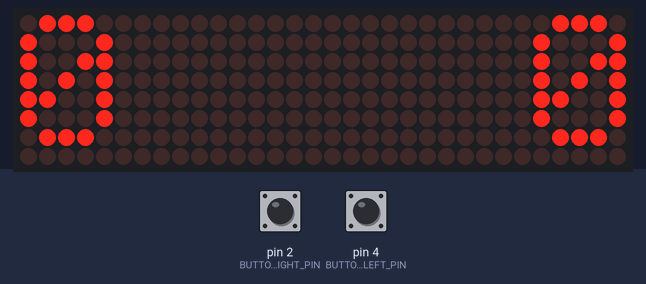
Bench run of a sketch on a simulated Arduino Uno, built with avr-gcc and run on an emulated ATmega328P. Shown: 32×8 LED matrix. The inputs (shaded band) are chosen by the test bench; at power-on: pin 2 (BUTTON_RIGHT_PIN) LOW, pin 4 (BUTTON_LEFT_PIN) LOW.

Above: at 1.2 s.
1.3 s: pin 2 (BUTTON_RIGHT_PIN) pulled HIGH for 0.15 s
At 2.5 s:
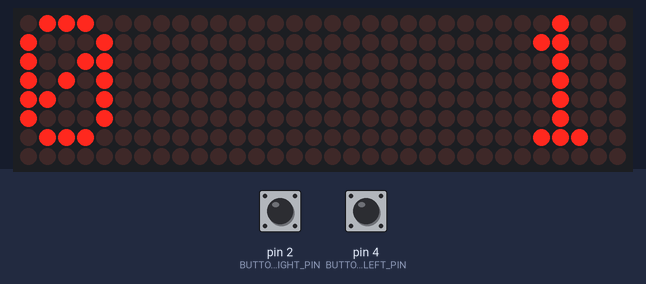
3.2 s: pin 4 (BUTTON_LEFT_PIN) pulled HIGH for 0.15 s
At 3.9 s:
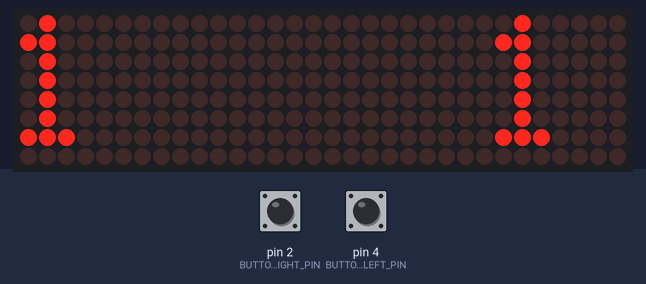
5.1 s: pin 2 (BUTTON_RIGHT_PIN) pulled HIGH for 1 s
At 6.3 s:
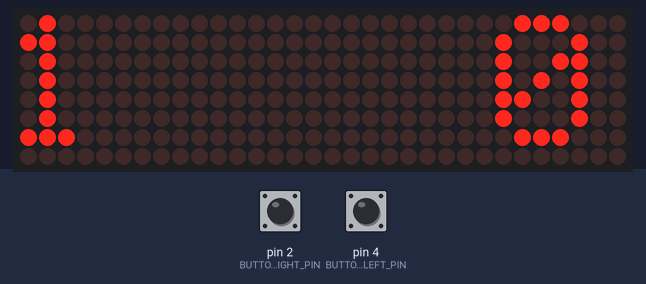
7.6 s: pin 4 (BUTTON_LEFT_PIN) pulled HIGH for 0.15 s
At 8.5 s:
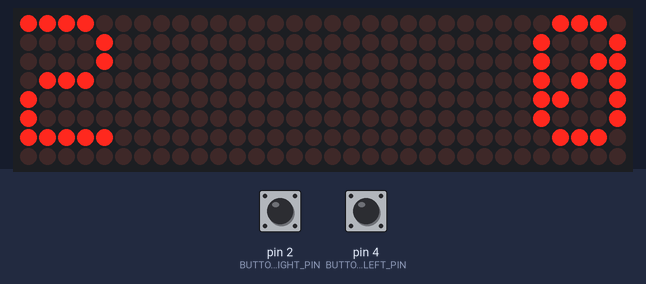
Timing chart, 0 to 10.5 s (numbered marks = the images above; inputs shaded):
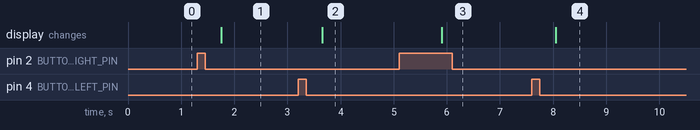

The sketch:

max7219_scoreboard.ino
```cpp
#include "src/logic.h"

void setup()
{
  score_init();
}

void loop()
{
  score_loop();
}
```

logic.cpp
```cpp
// Use the MD_MAX72XX library to Print some text on the display
//
// Demonstrates the use of the library to print text.
//
// User can enter text on the serial monitor and this will display as a
// message on the display.

#include "logic.h"
#include <MD_MAX72xx.h>
//#include <SPI.h>

//#define  PRINT(s, v) { Serial.print(F(s)); Serial.print(v); }

// Define the number of devices we have in the chain and the hardware interface
// NOTE: These pin numbers will probably not work with your hardware and may
// need to be adapted

long buttonTimerR = 0;
long longPressTimeR = 500;
boolean buttonActiveR = false;
boolean longPressActiveR = false;

long buttonTimerL = 0;
long longPressTimeL = 500;
boolean buttonActiveL = false;
boolean longPressActiveL = false;

// SPI hardware interface
static MD_MAX72XX mx = MD_MAX72XX(CS_PIN, MAX_DEVICES);
// Arbitrary pins
//MD_MAX72XX mx = MD_MAX72XX(DATA_PIN, CLK_PIN, CS_PIN, MAX_DEVICES);

// Text parameters

// Global message buffers shared by Serial and Scrolling functions
char message[BUF_SIZE] = {"   000"};
bool newMessageAvailable = true;
int currentScoreLeft = 0,
    currentScoreRight = 0;
int lastNumberPushup = 0;
bool resetBeforeFirstUse = true;
bool hasLeftDownState = true;
String howMuchSpace;

void printText(uint8_t modStart, uint8_t modEnd, char *pMsg) // *************** LED MATRIX PRINT FUNCTION ***************
// Print the text string to the LED matrix modules specified.
// Message area is padded with blank columns after printing.
{
  uint8_t   state = 0;
  uint8_t   curLen;
  uint16_t  showLen;
  uint8_t   cBuf[8];
  int16_t   col = ((modEnd + 1) * COL_SIZE) - 1;

  mx.control(modStart, modEnd, MD_MAX72XX::UPDATE, MD_MAX72XX::OFF);

  do     // finite state machine to print the characters in the space available
  {
    switch(state)
    {
      case 0: // Load the next character from the font table
        // if we reached end of message, reset the message pointer
        if (*pMsg == '\0')
        {
          showLen = col - (modEnd * COL_SIZE);  // padding characters
          state = 2;
          break;
        }

        // retrieve the next character form the font file
        showLen = mx.getChar(*pMsg++, sizeof(cBuf)/sizeof(cBuf[0]), cBuf);
        curLen = 0;
        state++;
        // !! deliberately fall through to next state to start displaying

      case 1: // display the next part of the character
        mx.setColumn(col--, cBuf[curLen++]);

        // done with font character, now display the space between chars
        if (curLen == showLen)
        {
          showLen = CHAR_SPACING;
          state = 2;
        }
        break;

      case 2: // initialize state for displaying empty columns
        curLen = 0;
        state++;
        // fall through

      case 3: // display inter-character spacing or end of message padding (blank columns)
        mx.setColumn(col--, 0);
        curLen++;
        if (curLen == showLen)
          state = 0;
        break;

      default:
        col = -1;   // this definitely ends the do loop
    }
  } while (col >= (modStart * COL_SIZE));

  mx.control(modStart, modEnd, MD_MAX72XX::UPDATE, MD_MAX72XX::ON);
}

void score_init() // ********************* SETUP ********************
{
  score_reset_state();
  mx.begin();
  // Code written for IR 06H, EN not used, so jumper should be plugged.
  // initialize the pushbutton pin as an input:
  pinMode(BUTTON_LEFT_PIN, INPUT);
  pinMode(BUTTON_RIGHT_PIN, INPUT);
}


void score_loop() // ********************* LOOP ********************
{
  score_loop_with(digitalRead(BUTTON_LEFT_PIN), digitalRead(BUTTON_RIGHT_PIN), millis());
}

void score_loop_with(int buttonStateLeft, int buttonStateRight, unsigned long now)
{

  if (true == true) // LED Matrix Updater
  {
    String messageUpdater;


    // Space Manager
    if (currentScoreLeft <= 9 && currentScoreRight <= 9){
      howMuchSpace =  "       ";
    } else if (currentScoreLeft >= 10 && currentScoreRight <= 9){
      howMuchSpace =  "     ";
    } else if (currentScoreLeft <= 9 && currentScoreRight >= 10){
      howMuchSpace =  "     ";
    } else if (currentScoreLeft >= 10 && currentScoreRight >= 10){
      howMuchSpace =  "   ";
    } else {
      howMuchSpace =  "   ";
    }

    messageUpdater = String(currentScoreLeft) + howMuchSpace + String(currentScoreRight); // Creates space between numbers
    messageUpdater.toCharArray(message,10); // how many numbers to load
    printText(0, MAX_DEVICES-1, message); // update message using LED Matrix Function
    newMessageAvailable = false;
  }


  // RIGHT BUTTON CODE ******************************************************************
   if (buttonStateRight == HIGH) {
    if (buttonActiveR == false) {
      buttonActiveR = true;
      buttonTimerR = now;
    }
    if ((now - buttonTimerR > longPressTimeR) && (longPressActiveR == false)) {
      longPressActiveR = true;
      currentScoreRight = 0;
      delay(300);
    }
  } else {
    if (buttonActiveR == true) {
      if (longPressActiveR == true) {
        longPressActiveR = false;
      } else {
        currentScoreRight = currentScoreRight + 1;
        delay(300);
      }
      buttonActiveR = false;
    }
  }


  // LEFT BUTTON CODE ******************************************************************
   if (buttonStateLeft == HIGH) {
    if (buttonActiveL == false) {
      buttonActiveL = true;
      buttonTimerL = now;
    }
    if ((now - buttonTimerL > longPressTimeL) && (longPressActiveL == false)) {
      longPressActiveL = true;
      currentScoreLeft = 0;
      delay(300);
    }
  } else {
    if (buttonActiveL == true) {
      if (longPressActiveL == true) {
        longPressActiveL = false;
      } else {
        currentScoreLeft = currentScoreLeft + 1;
        delay(300);
      }
      buttonActiveL = false;
    }
  }
}

void score_reset_state()
{
  buttonTimerR = buttonTimerL = 0;
  buttonActiveR = longPressActiveR = buttonActiveL = longPressActiveL = false;
  currentScoreLeft = currentScoreRight = 0;
  newMessageAvailable = true;
}

uint8_t score_column(uint8_t col)
{
  return mx.getColumn(col);
}
```

logic.h
```cpp
// (licence header left out)
#pragma once
#include <Arduino.h>

#define MAX_DEVICES 4
#define CLK_PIN   13  // or SCK (hardware SPI)
#define DATA_PIN  11  // or MOSI
#define CS_PIN    10  // or SS
#define BUTTON_LEFT_PIN    4 // Data Pin for Left Button (HIGH = pressed)
#define BUTTON_RIGHT_PIN    2 // Data Pin for Right Button (HIGH = pressed)
#define CHAR_SPACING  1 // pixels between characters
#define BUF_SIZE  75

extern long buttonTimerR, longPressTimeR;     // long press threshold 500 ms
extern boolean buttonActiveR, longPressActiveR;
extern long buttonTimerL, longPressTimeL;
extern boolean buttonActiveL, longPressActiveL;
extern char message[BUF_SIZE];                 // text sent to the matrices, e.g. "3       12"
extern bool newMessageAvailable;
extern int currentScoreLeft, currentScoreRight;
extern String howMuchSpace;

void score_reset_state();                      // scores and button state back to power-up values (score_init calls it)
void score_init();                             // setup(): display, button pins
void score_loop();                             // one loop() pass reading the buttons and millis()
void score_loop_with(int buttonStateLeft, int buttonStateRight, unsigned long now);  // the same pass with given inputs
void printText(uint8_t modStart, uint8_t modEnd, char *pMsg);  // prints text right-aligned over the modules
uint8_t score_column(uint8_t col);             // pixel column 0..31 last written to the matrices (MD_MAX72XX::getColumn)
```

Measured:
- after the input at 1.3 s, the display: changes after 0.45 s (image 1)
- after the input at 3.2 s, the display: changes after 0.45 s (image 2)
- after the input at 5.1 s, the display: changes after 0.80 s (image 3)
- after the input at 7.6 s, the display: changes after 0.45 s (image 4)
